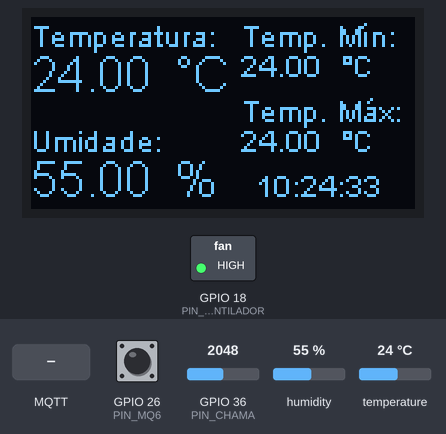
Bench run of a sketch on a simulated ESP32. Parts: 128×64 one-colour display, switched loads named in the sketch (green lamp = pin HIGH). The inputs (shaded band) are chosen by the test bench; at power-on: humidity 55 %, GPIO 26 (PIN_MQ6) HIGH, GPIO 36 (PIN_CHAMA) = 2048, temperature 24 °C. WiFi joins after 1.5 s; servers stay silent unless stated; network time is answered at once with the bench clock; the local clock reads 2024-03-15 10:24:30 at power-on unless the sketch sets it; EEPROM starts erased; no MQTT or app messages arrive unless stated; what the sketch prints to the serial monitor is not drawn.

Above: at 3.8 s.
3.9 s: MQTT message "1" arrives on the first subscribed topic
At 4.7 s:
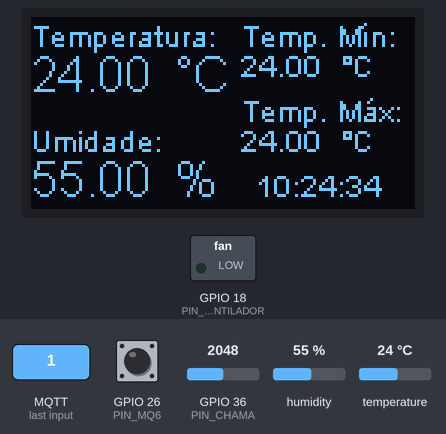
7.5 s: humidity set to 22 %
At 9.4 s:
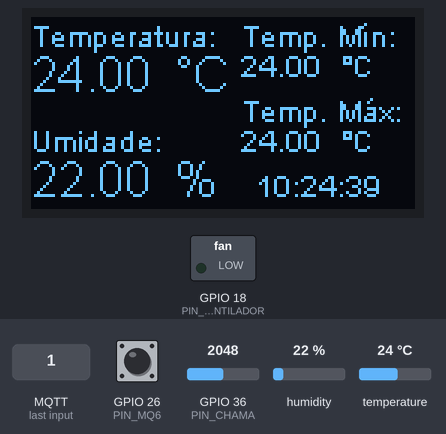
10.1 s: humidity set to 40 %
At 11.8 s:
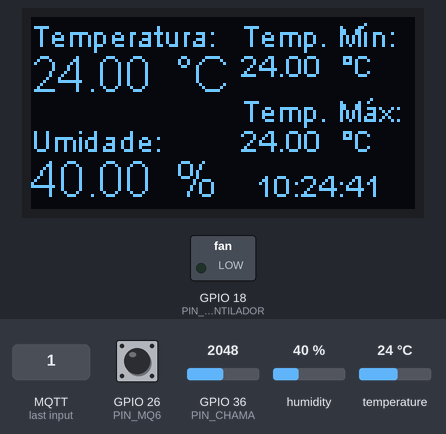
12.2 s: humidity set to 68 %
At 13.4 s:
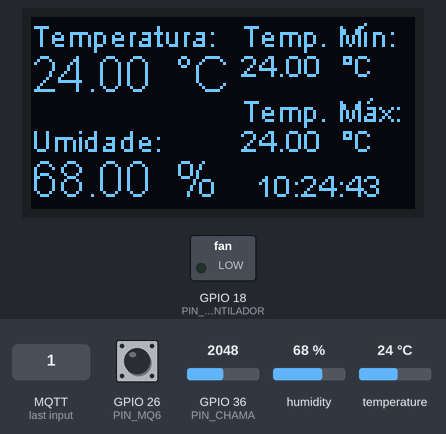
Timing chart, 0 to 15.2 s (numbered marks = the images above; inputs shaded):
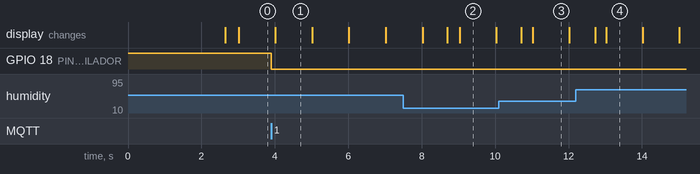

Measured:
- after the input at 3.9 s, GPIO 18 (PIN_VENTILADOR): HIGH → LOW at once
- what the display in image 1 shows lasts 1.0 s, from 4.0 s to 5.0 s

The sketch:

Automacao_Residencial_MQTT.ino
```cpp
#include <WiFi.h>
#include <PubSubClient.h>
#include <DHT.h>
#include <Wire.h>
#include <SH1106Wire.h>
#include <IRremoteESP8266.h>
#include <IRsend.h>
#include <NTPClient.h>
#include <EEPROM.h>
#include <ESP32_MailClient.h>
#include <driver/adc.h>

#define PIN_VENTILADOR   18
#define PIN_DHT          27
#define PIN_SH1106_SDA   21
#define PIN_SH1106_SCK   22
#define PIN_IR_SEND      13
#define PIN_MQ6          26
#define PIN_CHAMA        36

#define TYPE_DHT         DHT22
#define IR_FREQUENCY_KHZ 38
#define MIN_TEMP         28
#define MAX_TEMP         29
#define MAX_EPRON_BUFFER 100

#define TOPICO_SUBSCRIBE_VENTILADOR    "topico_ventilador"
#define TOPICO_SUBSCRIBE_CLI_ONOFF     "topico_cli_onoff"
#define TOPICO_SUBSCRIBE_CLI_COOLING   "topico_cli_cooling"
#define TOPICO_SUBSCRIBE_CLI_SPEED     "topico_cli_speed"
#define TOPICO_SUBSCRIBE_CLI_SWING     "topico_cli_swing"
#define TOPICO_SUBSCRIBE_UPDATE_DATA   "topico_update_data"
#define TOPICO_PUBLISH_MODO_STS_VENT   "topico_status_ventilador"
#define TOPICO_PUBLISH_TEMPERATURA     "topico_temperatura"
#define TOPICO_PUBLISH_TEMPERATURA_MIN "topico_temperatura_min"
#define TOPICO_PUBLISH_TEMPERATURA_MAX "topico_temperatura_max"
#define TOPICO_PUBLISH_UMIDADE         "topico_umidade"
#define TOPICO_PUBLISH_STS_CLI_ONOFF   "topico_stscli_onoff"
#define TOPICO_PUBLISH_STS_CLI_COOLING "topico_stscli_cooling"
#define TOPICO_PUBLISH_STS_CLI_SPEED   "topico_stscli_speed"
#define TOPICO_PUBLISH_STS_CLI_SWING   "topico_stscli_swing"
#define TOPICO_PUBLISH_RELOGIO         "topico_relogio"
#define TOPICO_PUBLISH_GAS             "topico_gas"
#define TOPICO_PUBLISH_CHAMA           "topico_chama"
#define TOPICO_PUBLISH_IP              "topico_ip"
#define TOPICO_PUBLISH_STS_VENT_AUTO   "topico_sts_vent_auto"
#define ID_MQTT                        "mqttesp-cz58690eesp32"

#define EMAIL_SENDER_ACCOUNT           "ENDERECO_EMAIL_ENVIO"
#define EMAIL_SENDER_PASSWORD          "SENHA_EMAIL_ENVIO"
#define EMAIL_RECIPIENT                "ENDERECO_EMAIL_ALERTA"
#define SMTP_SERVER                    "SMTP_EMAIL_ENVIO"
#define SMTP_SERVER_PORT               587
#define EMAIL_SUBJECT                  "Alerta Automação ESP32"

const char* SSID = "SSID_WIFI";
const char* PASSWORD = "SENHA_WIFI";

const char* BROKER_MQTT = "broker.emqx.io";
int BROKER_PORT = 1883;

const char* servidorNTP = "a.st1.ntp.br";

int valor_gas_ant = 1;
int valor_chama_ant = 1;
float temperatura = 0;
float umidade = 0;
float temp_min = 0;
float temp_max = 0;
bool modo_aut;
bool atualizar_dados = false;
float temp_ant = 0;
String dataAnterior = "";

bool stsClimatizadorOn = false;
bool stsClimatizadorCooling = false;
int stsClimatizadorSpeed = 1;
bool stsClimatizadorSwing = false;

uint16_t climatizadorOnOff[191] = {1352, 460,  1356, 430,  448, 1274,  1360, 426,  1356, 432,  446, 1274,  446, 1274,  1390, 398,  482, 1238,  484, 1236,  480, 1240,  480, 8144,  1358, 430,  1328, 458,  444, 1276,  1328, 458,  1330, 458,  472, 1246,  418, 1302,  1330, 456,  444, 1274,  444, 1276,  416, 1302,  446, 8178,  1328, 458,  1328, 458,  420, 1300,  1326, 460,  1356, 430,  444, 1276,  444, 1276,  1352, 434,  444, 1276,  470, 1250,  418, 1302,  418, 8204,  1330, 456,  1330, 458,  444, 1276,  1328, 458,  1328, 458,  418, 1302,  446, 1274,  1328, 458,  416, 1302,  444, 1276,  418, 1302,  418, 8206,  1328, 458,  1328, 458,  420, 1300,  1328, 458,  1328, 458,  446, 1272,  418, 1300,  1330, 458,  418, 1302,  444, 1274,  448, 1272,  416, 8206,  1330, 456,  1360, 428,  420, 1300,  1360, 426,  1330, 458,  450, 1270,  448, 1270,  1358, 428,  450, 1268,  482, 1238,  480, 1240,  484, 8140,  1352, 434,  1354, 432,  448, 1272,  1354, 428,  1356, 432,  444, 1276,  442, 1276,  1352, 436,  416, 1304,  442, 1276,  442, 1276,  444, 8180,  1324, 460,  1356, 432,  470, 1250,  1352, 434,  1326, 460,  440, 1280,  440, 1276,  1354, 434,  444, 1276,  442, 1276,  498, 1220,  412};
uint16_t climatizadorCooling[191] = {1350, 462,  1358, 428,  444, 1274,  1328, 462,  1354, 434,  446, 1274,  446, 1274,  442, 1278,  1352, 436,  416, 1304,  444, 1276,  472, 8152,  1356, 432,  1354, 434,  446, 1274,  1354, 432,  1356, 434,  416, 1304,  442, 1276,  478, 1244,  1352, 434,  444, 1276,  446, 1276,  442, 8180,  1328, 462,  1352, 434,  444, 1274,  1356, 434,  1358, 430,  442, 1278,  414, 1304,  442, 1278,  1356, 432,  442, 1280,  442, 1278,  442, 8184,  1356, 432,  1356, 432,  442, 1280,  1328, 460,  1358, 432,  444, 1278,  440, 1278,  446, 1274,  1328, 460,  444, 1276,  444, 1276,  422, 8202,  1354, 436,  1356, 432,  446, 1274,  1358, 430,  1358, 430,  442, 1278,  442, 1278,  444, 1276,  1326, 460,  444, 1276,  444, 1276,  444, 8180,  1354, 434,  1354, 434,  446, 1276,  1352, 434,  1354, 434,  446, 1272,  442, 1278,  444, 1274,  1354, 434,  444, 1276,  446, 1274,  444, 8180,  1326, 458,  1326, 460,  414, 1306,  1352, 434,  1352, 434,  414, 1304,  442, 1278,  442, 1276,  1352, 432,  442, 1276,  442, 1278,  476, 8148,  1352, 434,  1350, 434,  474, 1248,  1348, 434,  1354, 434,  442, 1276,  414, 1304,  416, 1302,  1350, 436,  440, 1278,  412, 1306,  442};
uint16_t climatizadorSpeed[191] = {1350, 432,  1318, 462,  412, 1302,  1348, 432,  1344, 434,  410, 1306,  412, 1304,  442, 1272,  414, 1302,  1344, 434,  414, 1302,  472, 8136,  1318, 462,  1316, 460,  410, 1304,  1346, 432,  1344, 434,  412, 1302,  442, 1272,  442, 1276,  412, 1302,  1318, 460,  414, 1302,  412, 8172,  1368, 434,  1318, 460,  412, 1302,  1346, 432,  1318, 460,  384, 1332,  412, 1302,  412, 1298,  442, 1276,  1344, 430,  442, 1274,  414, 8194,  1344, 432,  1320, 458,  468, 1248,  1318, 458,  1348, 430,  414, 1302,  442, 1272,  442, 1274,  442, 1272,  1324, 454,  444, 1272,  440, 8146,  1370, 428,  1348, 430,  474, 1242,  1350, 426,  1380, 398,  440, 1274,  444, 1268,  446, 1270,  476, 1236,  1380, 398,  446, 1270,  478, 8130,  1382, 394,  1354, 424,  440, 1274,  1380, 396,  1390, 388,  540, 1172,  474, 1240,  478, 1238,  480, 1234,  1384, 394,  474, 1240,  478, 8132,  1350, 426,  1386, 390,  414, 1302,  1380, 396,  1354, 424,  474, 1240,  478, 1236,  474, 1238,  480, 1236,  1348, 426,  478, 1240,  474, 8134,  1374, 402,  1352, 426,  524, 1192,  1346, 428,  1346, 430,  444, 1272,  442, 1272,  476, 1238,  470, 1244,  1346, 430,  442, 1274,  412};
uint16_t climatizadorSwing[191] = {1382, 432,  1354, 434,  444, 1276,  1354, 434,  1324, 464,  442, 1278,  416, 1304,  444, 1276,  444, 1276,  414, 1306,  1354, 434,  442, 8160,  1374, 436,  1352, 436,  414, 1308,  1354, 432,  1342, 446,  416, 1304,  440, 1278,  442, 1278,  440, 1278,  418, 1304,  1356, 428,  448, 8156,  1374, 434,  1356, 432,  442, 1278,  1356, 432,  1354, 432,  444, 1276,  444, 1276,  444, 1276,  444, 1276,  444, 1276,  1384, 402,  448, 8176,  1358, 430,  1388, 400,  482, 1240,  1388, 398,  1386, 402,  512, 1208,  484, 1236,  478, 1240,  484, 1236,  450, 1270,  1330, 456,  450, 8176,  1356, 430,  1330, 458,  420, 1302,  1354, 432,  1330, 458,  446, 1274,  442, 1276,  418, 1302,  442, 1278,  470, 1248,  1354, 434,  442, 8182,  1354, 434,  1356, 432,  442, 1278,  1354, 434,  1356, 432,  422, 1298,  468, 1250,  444, 1278,  442, 1276,  444, 1276,  1354, 432,  442, 8182,  1382, 406,  1358, 430,  442, 1278,  1382, 406,  1354, 434,  442, 1276,  442, 1278,  442, 1276,  444, 1278,  442, 1278,  1352, 434,  444, 8182,  1382, 404,  1354, 434,  442, 1278,  1382, 406,  1382, 406,  444, 1276,  470, 1250,  442, 1278,  442, 1278,  472, 1248,  1378, 408,  442};

DHT dht(PIN_DHT, TYPE_DHT);
SH1106Wire display(0x3c, PIN_SH1106_SDA, PIN_SH1106_SCK);
IRsend irsend(PIN_IR_SEND);
WiFiClient espClient;
PubSubClient MQTT(espClient);

WiFiUDP ntpUDP;
NTPClient timeClient(ntpUDP, servidorNTP, -3 * 3600, 60000);

SMTPData smtpData;

float faz_leitura_temperatura(void);
float faz_leitura_umidade(void);
void initWiFi(void);
void initMQTT(void);
void mqtt_callback(char* topic, byte* payload, unsigned int length);
void reconnectMQTT(void);
void reconnectWiFi(void);
void VerificaConexoesWiFIEMQTT(void);
void printData(float, float);
void sendMailCallback(SendStatus info);

float faz_leitura_temperatura(void)
{
    float t = dht.readTemperature();
    float result;

    if (! (isnan(t)) )
        result = t;
    else
        result = -99.99;

    return result;
}

float faz_leitura_umidade(void)
{
    float h = dht.readHumidity();
    float result;

    if (! (isnan(h)) )
        result = h;
    else
        result = -99.99;

    return result;
}

void initWiFi(void)
{
    delay(10);
    Serial.println("------Conexao WI-FI------");
    Serial.print("Conectando-se na rede: ");
    Serial.println(SSID);
    Serial.println("Aguarde");

    reconnectWiFi();
}


void initMQTT(void)
{
    MQTT.setServer(BROKER_MQTT, BROKER_PORT);
    MQTT.setCallback(mqtt_callback);
}

void mqtt_callback(char* topic, byte* payload, unsigned int length)
{
    String msg;
    char cliSpeed[10] = {0};

    for(int i = 0; i < length; i++)
    {
       char c = (char)payload[i];
       msg += c;
    }

    Serial.print("Chegou a seguinte string via MQTT: ");
    Serial.println(msg);

    if (msg.equals("1"))
    {
        modo_aut = false;
        digitalWrite(PIN_VENTILADOR, LOW);
        Serial.println("Ventilador ligado mediante comando MQTT");
        MQTT.publish(TOPICO_PUBLISH_MODO_STS_VENT, "ON");
    }

    if (msg.equals("2"))
    {
        modo_aut = false;
        digitalWrite(PIN_VENTILADOR, HIGH);
        Serial.println("Ventilador desligado mediante comando MQTT");
        MQTT.publish(TOPICO_PUBLISH_MODO_STS_VENT, "OFF");
    }

    if (msg.equals("3"))
    {
        modo_aut = true;
        Serial.println("Modo automatico ligado mediante comando MQTT");

        if(digitalRead(PIN_VENTILADOR) == HIGH)
            MQTT.publish(TOPICO_PUBLISH_MODO_STS_VENT, "OFF");
        else
            MQTT.publish(TOPICO_PUBLISH_MODO_STS_VENT, "ON");
    }

    if (msg.equals("4"))
    {
        stsClimatizadorOn = !stsClimatizadorOn;
        irsend.sendRaw(climatizadorOnOff, 191, IR_FREQUENCY_KHZ);

        if(stsClimatizadorOn)
            MQTT.publish(TOPICO_PUBLISH_STS_CLI_ONOFF, "ON");
        else
            MQTT.publish(TOPICO_PUBLISH_STS_CLI_ONOFF, "OFF");
    }

    if (msg.equals("5"))
    {
        stsClimatizadorCooling = !stsClimatizadorCooling;
        irsend.sendRaw(climatizadorCooling, 191, IR_FREQUENCY_KHZ);

        if(stsClimatizadorCooling)
            MQTT.publish(TOPICO_PUBLISH_STS_CLI_COOLING, "ON");
        else
            MQTT.publish(TOPICO_PUBLISH_STS_CLI_COOLING, "OFF");
    }

    if (msg.equals("6"))
    {
        stsClimatizadorSpeed++;

        if(stsClimatizadorSpeed > 3)
            stsClimatizadorSpeed = 0;

        sprintf(cliSpeed, "%d", stsClimatizadorSpeed);

        irsend.sendRaw(climatizadorSpeed, 191, IR_FREQUENCY_KHZ);
        MQTT.publish(TOPICO_PUBLISH_STS_CLI_SPEED, cliSpeed);
    }

    if (msg.equals("7"))
    {
        stsClimatizadorSwing = !stsClimatizadorSwing;
        irsend.sendRaw(climatizadorSwing, 191, IR_FREQUENCY_KHZ);

        if(stsClimatizadorSwing)
            MQTT.publish(TOPICO_PUBLISH_STS_CLI_SWING, "ON");
        else
            MQTT.publish(TOPICO_PUBLISH_STS_CLI_SWING, "OFF");
    }

    if (msg.equals("8"))
        atualizar_dados = true;
}

void reconnectMQTT(void)
{
    while (!MQTT.connected())
    {
        Serial.print("* Tentando se conectar ao Broker MQTT: ");
        Serial.println(BROKER_MQTT);

        if (MQTT.connect(ID_MQTT))
        {
            Serial.println("Conectado com sucesso ao broker MQTT!");
            MQTT.subscribe(TOPICO_SUBSCRIBE_VENTILADOR);
            MQTT.subscribe(TOPICO_SUBSCRIBE_CLI_ONOFF);
            MQTT.subscribe(TOPICO_SUBSCRIBE_CLI_COOLING);
            MQTT.subscribe(TOPICO_SUBSCRIBE_CLI_SPEED);
            MQTT.subscribe(TOPICO_SUBSCRIBE_CLI_SWING);
            MQTT.subscribe(TOPICO_SUBSCRIBE_UPDATE_DATA);
        }
        else
        {
            Serial.println("Falha ao reconectar no broker.");
            Serial.println("Havera nova tentatica de conexao em 2s");
            delay(2000);
        }
    }
}

void VerificaConexoesWiFIEMQTT(void)
{
    if (!MQTT.connected())
        reconnectMQTT();

     reconnectWiFi();
}

void reconnectWiFi(void)
{
    if (WiFi.status() == WL_CONNECTED)
        return;

    if (strcmp(PASSWORD, "") == 0) {
      Serial.println("Conexão sem senha!");
      WiFi.begin(SSID);
    }
    else {
      Serial.println("Conexão com senha!");
      WiFi.begin(SSID, PASSWORD);
    }

    while (WiFi.status() != WL_CONNECTED)
    {
        delay(100);
        Serial.print(".");
    }

    Serial.println();
    Serial.print("Conectado com sucesso na rede ");
    Serial.print(SSID);
    Serial.println("IP obtido: ");
    Serial.println(WiFi.localIP());
}

void printData(float temperatura, float umidade, String horario, float temp_min, float temp_max)
{
    display.clear();
    display.setFont(ArialMT_Plain_10);
    display.drawString(0, 0, "Temperatura:");
    display.setFont(ArialMT_Plain_16);
    display.drawString(0, 10, ((String)temperatura) + "  °C");
    display.setFont(ArialMT_Plain_10);
    display.drawString(0, 35, "Umidade:");
    display.setFont(ArialMT_Plain_16);
    display.drawString(0, 45, ((String)umidade) + "  %");
    display.setFont(ArialMT_Plain_10);
    display.drawString(70, 0, "Temp. Mín:");
    display.drawString(70, 10, (String)temp_min + "  °C");
    display.drawString(70, 25, "Temp. Máx:");
    display.drawString(70, 35, (String)temp_max + "  °C");
    display.drawString(75, 50, horario);
    display.display();
}

void gravarDadosEEPROM(String &str)
{
  int i;

  EEPROM.write(0, str.length());

  for(i = 0; i < str.length(); i++)
  {
    EEPROM.write(i + 1, str[i]);
  }

  EEPROM.commit();
}

String lerDadosEEPROM()
{
  char buf[MAX_EPRON_BUFFER];
  int tam;
  int i;

  tam = EEPROM.read(0);

  for(i = 0; i < tam; i++)
  {
    buf[i] = (char)byte(EEPROM.read(i + 1));
  }

  buf[i] = '\0';

  return String(buf);
}

String splitString(String data, char separator, int index)
{
  int found = 0;
  int strIndex[] = {0, -1};
  int maxIndex = data.length()-1;

  for(int i=0; i<=maxIndex && found<=index; i++){
    if(data.charAt(i)==separator || i==maxIndex){
        found++;
        strIndex[0] = strIndex[1]+1;
        strIndex[1] = (i == maxIndex) ? i+1 : i;
    }
  }

  return found>index ? data.substring(strIndex[0], strIndex[1]) : "";
}

void sendMailMessage(String strMailMessage)
{
    smtpData.setLogin(SMTP_SERVER, SMTP_SERVER_PORT, EMAIL_SENDER_ACCOUNT, EMAIL_SENDER_PASSWORD);
    smtpData.setSender("ESP32", EMAIL_SENDER_ACCOUNT);
    smtpData.setSubject(EMAIL_SUBJECT);
    smtpData.addRecipient(EMAIL_RECIPIENT);
    smtpData.setPriority("High");
    smtpData.setSendCallback(sendMailMessageCallback);

    smtpData.setMessage("<div style=\"color:#2f4468;\"><h1>" + strMailMessage + "</h1><p>- Sent from ESP32 board</p></div>", true);

    if(!MailClient.sendMail(smtpData))
        Serial.println("Error sending Email, " + MailClient.smtpErrorReason());

    smtpData.empty();
}

void sendMailMessageCallback(SendStatus msg)
{
    Serial.println(msg.info());

    if (msg.success())
    {
        Serial.println("Email enviado!");
    }
}

String getPublicIP()
{
    WiFiClient client;

    if (client.connect("api.ipify.org", 80))
    {
        Serial.println("Connecting in api.ipify.org...");
        client.println("GET / HTTP/1.0");
        client.println("Host: api.ipify.org");
        client.println();
    } else {
        Serial.println("Connection to ipify.org failed");
        return String();
    }

    delay(5000);

    String line;

    while(client.available())
    {
      line = client.readStringUntil('\n');
      Serial.println(line);
    }

    return line;
}

void setup()
{
    Serial.begin(115200);
    EEPROM.begin(MAX_EPRON_BUFFER);

    pinMode(PIN_VENTILADOR, OUTPUT);
    pinMode(PIN_MQ6, INPUT_PULLUP);
    pinMode(PIN_CHAMA, INPUT_PULLUP);

    digitalWrite(PIN_VENTILADOR, HIGH);

    dht.begin();
    display.init();
    irsend.begin();

    display.flipScreenVertically();
    display.setContrast(255);

    initWiFi();
    initMQTT();

    delay(1000);

    VerificaConexoesWiFIEMQTT();

    timeClient.begin();
    timeClient.forceUpdate();

    modo_aut = true;
    MQTT.publish(TOPICO_SUBSCRIBE_VENTILADOR, "3");
    MQTT.publish(TOPICO_PUBLISH_STS_CLI_ONOFF, "OFF");
    MQTT.publish(TOPICO_PUBLISH_STS_CLI_COOLING, "OFF");
    MQTT.publish(TOPICO_PUBLISH_STS_CLI_SPEED, "2");
    MQTT.publish(TOPICO_PUBLISH_STS_CLI_SWING, "OFF");
    MQTT.publish(TOPICO_PUBLISH_GAS, "NÃO");
    MQTT.publish(TOPICO_PUBLISH_CHAMA, "NÃO");

	Serial.println("ESP32 iniciado!");
}

void loop()
{
    char temperatura_str[10] = {0};
    char temperatura_min_str[10] = {0};
    char temperatura_max_str[10] = {0};
    char umidade_str[10] = {0};
    char horario_str[10] = {0};
    char ip_str[10] = {0};
    char cliSpeed[10] = {0};
    String horario = "";
    String dataAtual = "";
    String dadosEPROM = "";
    String dadosEPROMNovo = "";
    String publicIP = "";
    unsigned long epochTime;
    struct tm *ptm;
    int valor_gas = 0;
    int valor_chama = 0;

	VerificaConexoesWiFIEMQTT();
	MQTT.loop();

    horario = timeClient.getFormattedTime();
    epochTime = timeClient.getEpochTime();
    ptm = gmtime((time_t *)&epochTime);
    dataAtual = (String)ptm->tm_mday + "/" + (ptm->tm_mon + 1) + "/" + (ptm->tm_year + 1900);

    horario.toCharArray(horario_str, horario.length() + 1);

    dadosEPROM = lerDadosEEPROM();

    if(dadosEPROM.indexOf(';') <= 0)
    {
        dadosEPROM = "00.00;00.00;00/00/0000";

        gravarDadosEEPROM(dadosEPROM);
    }

    temp_min = splitString(dadosEPROM, ';', 0).toFloat();
    temp_max = splitString(dadosEPROM, ';', 1).toFloat();
    dataAnterior = splitString(dadosEPROM, ';', 2);
    temperatura = faz_leitura_temperatura();
    umidade = faz_leitura_umidade();

    if(temp_ant > 0)
        if(abs(temp_ant - temperatura) >= 0.5)
            temperatura = temp_ant;
    else
        temp_ant = temperatura;

    if(modo_aut)
    {
        if(temperatura > MAX_TEMP && digitalRead(PIN_VENTILADOR) == HIGH)
        {
            digitalWrite(PIN_VENTILADOR, LOW);
            MQTT.publish(TOPICO_PUBLISH_MODO_STS_VENT, "ON");
        }
        else if(temperatura <= MIN_TEMP && digitalRead(PIN_VENTILADOR) == LOW)
        {
            digitalWrite(PIN_VENTILADOR, HIGH);
            MQTT.publish(TOPICO_PUBLISH_MODO_STS_VENT, "OFF");
        }
    }

    temp_ant = temperatura;

    if(temperatura < temp_min)
        temp_min = temperatura;

    if(temperatura > temp_max)
        temp_max = temperatura;

    if((String)temp_min == "-99.99")
        temp_min = temperatura;

    if((String)temp_max == "-99.99")
        temp_max = temperatura;

    if(dataAnterior != dataAtual)
    {
        dataAnterior = dataAtual;
        temp_min = temperatura;
        temp_max = temperatura;
    }

    dadosEPROMNovo = (String)temp_min + ";" + temp_max + ";" + dataAnterior;

    if(dadosEPROM != dadosEPROMNovo)
        gravarDadosEEPROM(dadosEPROMNovo);

    sprintf(temperatura_str,"%.2f", temperatura);
    sprintf(temperatura_min_str,"%.2f", temp_min);
    sprintf(temperatura_max_str,"%.2f", temp_max);
    sprintf(umidade_str,"%.2f", umidade);

    MQTT.publish(TOPICO_PUBLISH_TEMPERATURA, temperatura_str);
    MQTT.publish(TOPICO_PUBLISH_TEMPERATURA_MIN, temperatura_min_str);
    MQTT.publish(TOPICO_PUBLISH_TEMPERATURA_MAX, temperatura_max_str);
    MQTT.publish(TOPICO_PUBLISH_UMIDADE, umidade_str);
    MQTT.publish(TOPICO_PUBLISH_RELOGIO, horario_str);

    printData(temperatura, umidade, horario, temp_min, temp_max);

    valor_gas = digitalRead(PIN_MQ6);
    valor_chama = analogRead(PIN_CHAMA);

    if(valor_gas != valor_gas_ant)
    {
        valor_gas_ant = valor_gas;

        if(valor_gas != 1)
        {
            MQTT.publish(TOPICO_PUBLISH_GAS, "SIM");
            sendMailMessage("Gás Detectado!");
        }
        else
            MQTT.publish(TOPICO_PUBLISH_GAS, "NÃO");
    }

    if(valor_chama <= 0)
        valor_chama = 1;
    else
        valor_chama = 0;

    if(valor_chama != valor_chama_ant)
    {
        valor_chama_ant = valor_chama;

        if(valor_chama != 0)
        {
            MQTT.publish(TOPICO_PUBLISH_CHAMA, "SIM");
            sendMailMessage("Fogo Detectado!");
        }
        else
            MQTT.publish(TOPICO_PUBLISH_CHAMA, "NÃO");
    }

    if(atualizar_dados)
    {
        if(modo_aut)
            MQTT.publish(TOPICO_PUBLISH_STS_VENT_AUTO, "YES");
        else
            MQTT.publish(TOPICO_PUBLISH_STS_VENT_AUTO, "NO");

        if(digitalRead(PIN_VENTILADOR) == HIGH)
            MQTT.publish(TOPICO_PUBLISH_MODO_STS_VENT, "OFF");
        else
            MQTT.publish(TOPICO_PUBLISH_MODO_STS_VENT, "ON");

        if(stsClimatizadorOn)
            MQTT.publish(TOPICO_PUBLISH_STS_CLI_ONOFF, "ON");
        else
            MQTT.publish(TOPICO_PUBLISH_STS_CLI_ONOFF, "OFF");

        if(stsClimatizadorCooling)
            MQTT.publish(TOPICO_PUBLISH_STS_CLI_COOLING, "ON");
        else
            MQTT.publish(TOPICO_PUBLISH_STS_CLI_COOLING, "OFF");

        if(stsClimatizadorSwing)
            MQTT.publish(TOPICO_PUBLISH_STS_CLI_SWING, "ON");
        else
            MQTT.publish(TOPICO_PUBLISH_STS_CLI_SWING, "OFF");

        sprintf(cliSpeed, "%d", stsClimatizadorSpeed);
        MQTT.publish(TOPICO_PUBLISH_STS_CLI_SPEED, cliSpeed);

        if(valor_gas != 1)
            MQTT.publish(TOPICO_PUBLISH_GAS, "SIM");
        else
            MQTT.publish(TOPICO_PUBLISH_GAS, "NÃO");

         if(valor_chama != 0)
            MQTT.publish(TOPICO_PUBLISH_CHAMA, "SIM");
        else
            MQTT.publish(TOPICO_PUBLISH_CHAMA, "NÃO");

        publicIP = getPublicIP();

        if(publicIP != "")
        {
            publicIP.toCharArray(ip_str, publicIP.length() + 1);
            MQTT.publish(TOPICO_PUBLISH_IP, ip_str);
        }

        atualizar_dados = false;
    }
}
```
